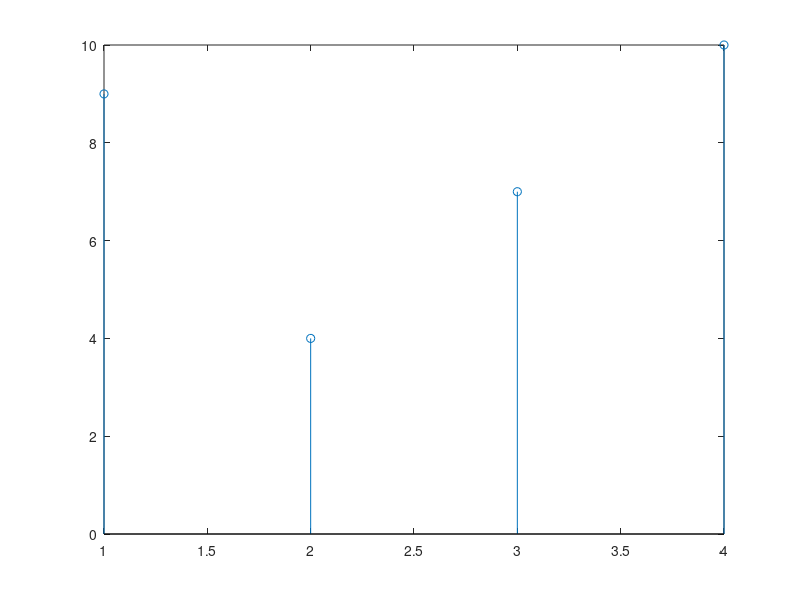

Here is the MATLAB script that generated this plot:
%Aim 1
x = [1 2]; 
h = [1 2 4]; 
n1 = length(x); 
n2 = length(h); 
n = n1+n2-1;  
y = zeros(1, n);  
for i = 1:n  
for j = 1:n 
if(i-j+1 > 0 && i*j+1<=n2) 
y(i) = y(i) + x(j)*h(i-j+1); 
end 
end 
end 
stem(y); 
ybuilt_in = conv(x, h); 
stem(ybuilt_in);
%% Aim 2
x2 = [1 2 3 4];  
h2 = [1 2];  
n12 = length(x2);  
n22 = length(h2);  
n2 = max(n12, n22);  
x2_pad = [x2 , zeros(1, n2 - n12)];  
h2_pad = [h2 , zeros(1, n2 - n22)]; 
y_circ = zeros(1, n2); 
for i = 0:n2-1 
sum = 0;  
for j = 0:n2-1  
h_ind = mod(i-j, n2); 
sum = sum + x2_pad(j+1)*h2_pad(h_ind+1); 
end  
y_circ(i+1) = sum;  
end  
stem(y_circ); 
